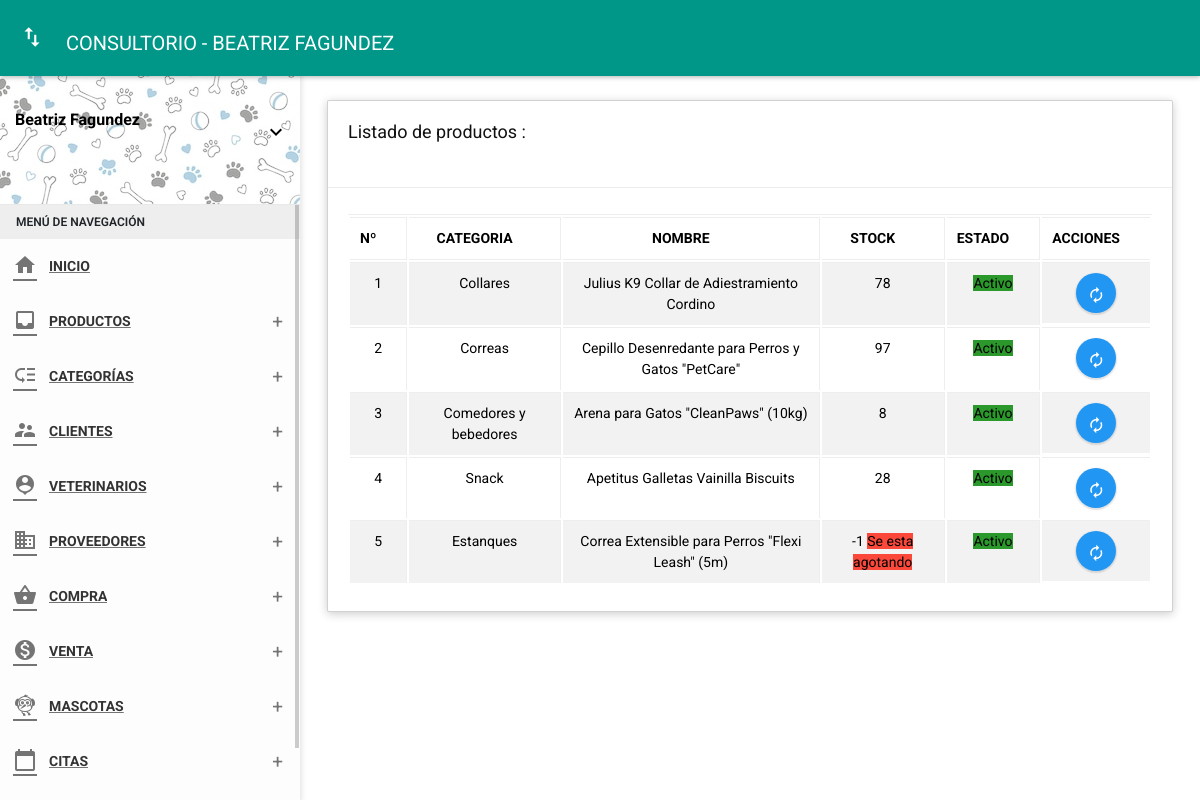
The app's page /folder/productos.php (signed in) with its own data.
### tables this page shows
CREATE TABLE `products` (
  `id_prod` int(11) NOT NULL,
  `codigo` char(14) NOT NULL,
  `id_cate` int(11) NOT NULL,
  `foto` varchar(255) NOT NULL,
  `nompro` varchar(100) NOT NULL,
  `peso` char(5) NOT NULL,
  `weightID` int(11) NOT NULL,
  `id_prove` int(11) NOT NULL,
  `descp` varchar(255) NOT NULL,
  `preciC` decimal(10,2) NOT NULL,
  `precV` decimal(10,2) NOT NULL,
  `stock` char(4) NOT NULL,
  `estado` char(1) NOT NULL,
  `fere` timestamp NOT NULL DEFAULT current_timestamp() ON UPDATE current_timestamp()
);

CREATE TABLE `category` (
  `id_cate` int(11) NOT NULL,
  `nomcate` varchar(50) NOT NULL,
  `fere` timestamp NOT NULL DEFAULT current_timestamp()
);

### Controller/productscontrolador.php (called while the page is built)
<?php
require_once '../Model/modeloproducts.php';
class productscontrolador {
	function mostrar() {
		$products = new Modelo();
		$dato = $products->mostrar("products", "1");
		require_once '../View/productos/mostrar.php';
	}
}

### Model/modeloproducts.php (called while the page is built)
<?php
class Modelo
{
  private $products;
  private $db;
  public function __construct()
  {
    $this->products = array();
    $this->db = new PDO('mysql:host=localhost;dbname=vetdog', "root", "");
  }
  public function mostrar($tabla){
    $consulta = "SELECT products.id_prod, category.id_cate, category.nomcate, products.nompro, products.peso, products.preciC, products.stock, products.estado, products.fere FROM products INNER JOIN category ON products.id_cate = category.id_cate ORDER BY fere DESC";
    $resultado = $this->db->query($consulta);
    while ($tabla = $resultado->fetchAll(PDO::FETCH_ASSOC)) {
      $this->products[] = $tabla;
    }
    return $this->products;
  }
}

### View/productos/mostrar.php (the view, shortened to what this page needs)
<?php include('./../Includes/Head.php'); ?>
<body class="theme-red">
  <?php include('./../Includes/Nav.php'); ?>
  <?php include '../Includes/Sidebar.php'; ?>
  <section class="content">
    <div class="container-fluid">
      <div class="row clearfix">
        <div class="col-lg-12 col-md-12 col-sm-12 col-xs-12">
          <div class="card">
            <div class="header">
              <h2>Listado de productos :</h2><br>
            </div>
            <div class="body">
              <div class="table-responsive">
                <table class="table table-bordered table-striped table-hover dataTable js-exportable">
                  <thead>
                    <tr>
                      <th class="text-center">Nº</th>
                      <th class="text-center">CATEGORIA</th>
                      <th class="text-center">NOMBRE</th>
                      <th class="text-center">STOCK</th>
                      <th class="text-center">ESTADO</th>
                      <th class="text-center">ACCIONES</th>
                    </tr>
                  </thead>
                  <tbody>
                    <?php
                    foreach ($dato as $key => $value) { ?>
                      <tr>
                      <?php
                      foreach ($value as $key => $va) { ?>
                        <td class="text-center"><?php echo $key + 1 ?></td>
                        <td class="text-center"><?php echo $va['nomcate']; ?></td>
                        <td class="text-center"><?php echo $va['nompro']; ?></td>
                        <td class="text-center"><?php echo $va['stock']; ?>
                          <?php
                          if ($va['stock'] < 4) {
                            echo '<span class="label label-danger">Se esta agotando</span>';
                          }
                          ?>
                        </td>
                          <td class="text-center"><?php
                              if ($va['estado'] == 1) { ?>
                              <form method="get" action="javascript:activo('<?php echo $va['id_prod']; ?>')">
                                <span class="label label-success">Activo</span>
                              </form>
                            <?php } else { ?>
                              <form method="get" action="javascript:inactivo('<?= $va['id_prod']; ?>')">
                                <button type="submit" class="btn btn-danger btn-xs">Inactivo</button>
                              </form>
                            <?php } ?>
                          </td>
                          <td style="display: flex; justify-content: center">
                            <a type="button" href="../vista/productos/edit?id=<?= $va["id_prod"] ?>" class="btn bg-blue btn-circle waves-effect waves-circle waves-float btnEdit" style="margin: 0 5px">
                              <i class="material-icons">autorenew</i>
                            </a>
                          </td>
                        </tr>
                    <?php
                      }
                    }
                    ?>
                  </tbody>
                </table>
              </div>
            </div>
          </div>
        </div>
      </div>
    </div>
  </section>
</body>
</html>

### records on screen
products: id_cate.nomcate "Collares", nompro "Julius K9 Collar de Adiestramiento Cordino", stock "78"
products: id_cate.nomcate "Correas", nompro "Cepillo Desenredante para Perros y Gatos \"PetCare\"", stock "97"
products: id_cate.nomcate "Comedores y bebedores", nompro "Arena para Gatos \"CleanPaws\" (10kg)", stock "8"
products: id_cate.nomcate "Snack", nompro "Apetitus Galletas Vainilla Biscuits", stock "28"
products: id_cate.nomcate "Estanques", nompro "Correa Extensible para Perros \"Flexi Leash\" (5m)", stock "-1", shows "Se esta agotando"

### other values on screen
$_SESSION['name'] "Beatriz Fagundez"
